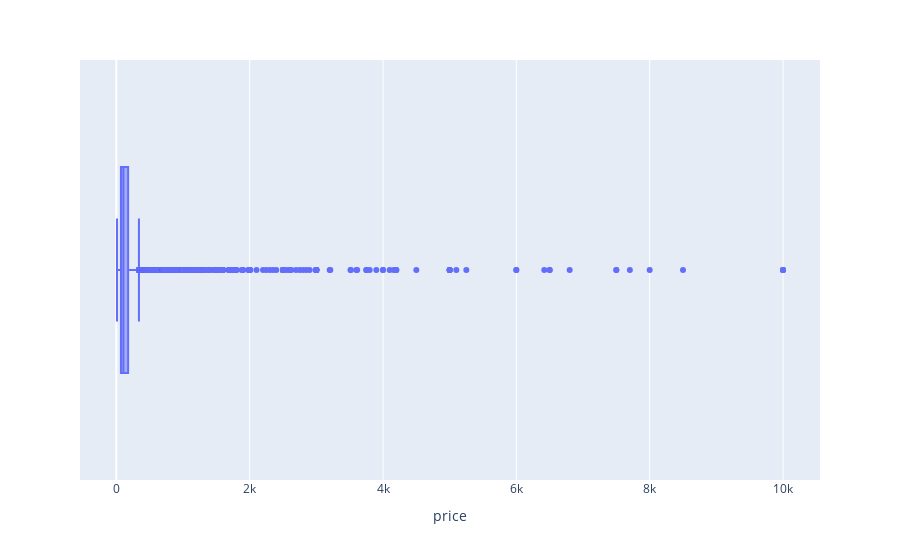

This figure's notebook cell:
### Markdown cell above
Antes de aplicar a normalização com log1p, para normalizar a variável target atendendo uma das premissas do algoritmo de regressão, analisarei a distribuição do preço.

### Code cell
fig = px.box(df5, x='price', orientation='h')
fig.show()

### Figure 1 — Plotly figure (JSON) as saved in the notebook; plotly's stock layout.template omitted (floating-point values rounded to 4 significant figures; data arrays with more than 128 entries replaced by an {"elided": "..."} marker saying what was removed)
{"data": [{"alignmentgroup": "True", "hovertemplate": "price=%{x}<extra></extra>", "legendgroup": "", "marker": {"color": "#636efa"}, "name": "", "notched": false, "offsetgroup": "", "orientation": "h", "showlegend": false, "type": "box", "x": {"elided": "39106 int values"}, "x0": " ", "xaxis": "x", "y0": " ", "yaxis": "y"}], "layout": {"boxmode": "group", "legend": {"tracegroupgap": 0}, "margin": {"t": 60}, "xaxis": {"anchor": "y", "domain": [0, 1], "title": {"text": "price"}}, "yaxis": {"anchor": "x", "domain": [0, 1]}}}
